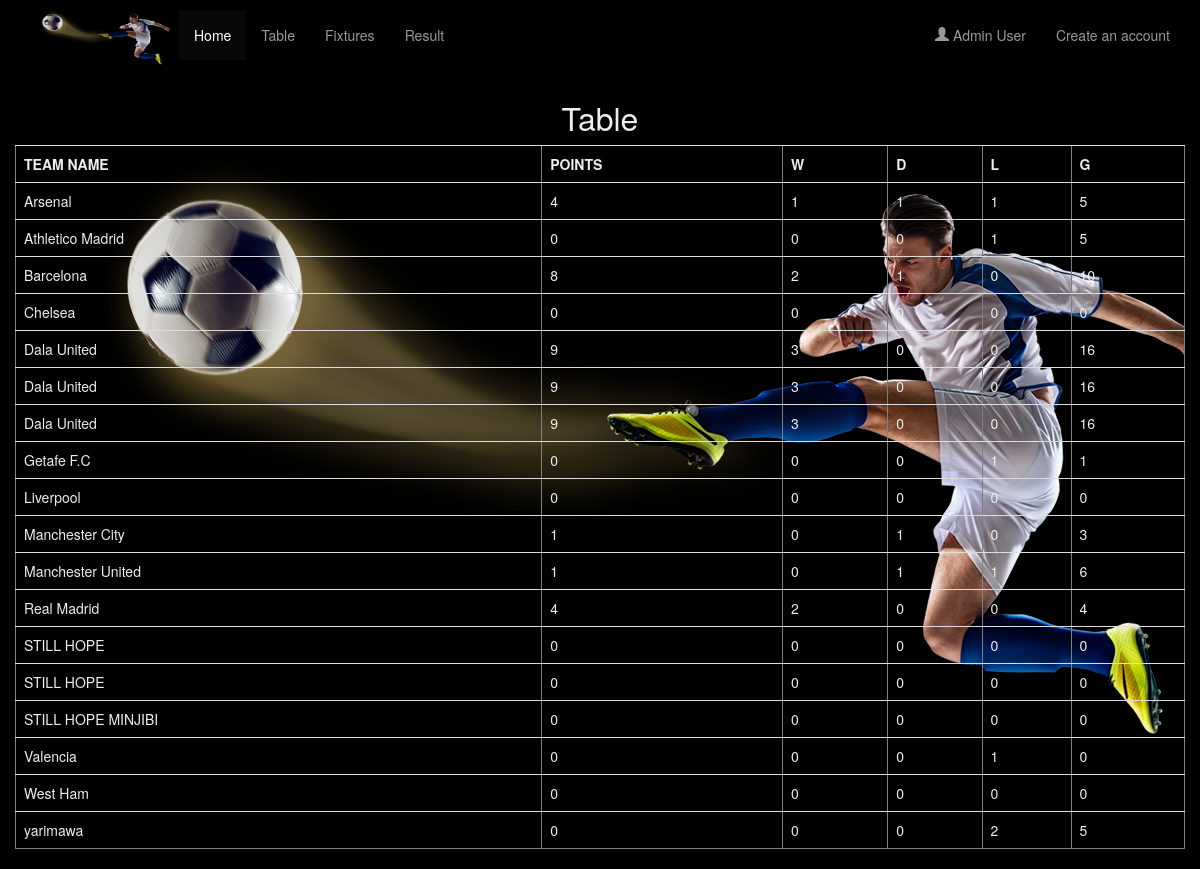
Page /table.php on the committed database.
### tables this page shows
CREATE TABLE IF NOT EXISTS `teams` (
  `id` int(4) NOT NULL AUTO_INCREMENT,
  `name` varchar(30) NOT NULL,
  `coach` varchar(50) NOT NULL,
  `points` varchar(3) NOT NULL DEFAULT '0',
  `w` varchar(3) NOT NULL DEFAULT '0',
  `d` varchar(3) NOT NULL DEFAULT '0',
  `l` varchar(3) NOT NULL DEFAULT '0',
  `gs` varchar(3) NOT NULL DEFAULT '0',
  PRIMARY KEY (`id`)
);

### table.php (the view, shortened to what this page needs)
<?php
require("includes/connection.inc.php");
$query = $db->query("SELECT * FROM teams ORDER BY name ");
?>
<!DOCTYPE html>
<html>
<?php
include 'head.php';
include 'nav.php';
?>
<body style="background: #000">
<div class="container" style="margin-top: 80px;background: url('includes/img/footballer.png')center no-repeat;color:#eee; ">
	<h2 align="center" style="font: tahoma">Table</h2>
	<?php
		echo "<table class='table table-hover '   border='1' style='border-collapse:collapse;cell-padding:10px;'>
				<tr>
				<th>TEAM NAME</th><th>POINTS</th><th>W</th><th>D</th><th>L</th><th>G</th>
				</tr>";
		while($row = $query->fetch_row()){
			echo "<tr>
					<td>".$row[1]."</td><td>".$row[3]."</td><td>".$row[4]."</td><td>".$row[5]."</td><td>".$row[6]."</td><td>".$row[7]."</td>
					</tr>";
		}
		echo "</table>";
	?>
</div>
</body>
</html>

### stylesheets/style.css (style rules this page uses)
body { background-color:white; }
th, td { padding:10px; }

### includes/css/styles.css (style rules this page uses)
.container { margin-top: 10px; }
body { background-color: transparent; }
body { -webkit-font-smoothing: antialiased; text-rendering: optimizelegibility; }
body { background-color: #eaece3; }

### rows in the picture
teams: name "Arsenal", points "4", w "1", d "1", l "1", gs "5"
teams: name "Athletico Madrid", points "0", w "0", d "0", l "1", gs "5"
teams: name "Barcelona", points "8", w "2", d "1", l "0", gs "10"
teams: name "Chelsea", points "0", w "0", d "0", l "0", gs "0"
teams: name "Dala United", points "9", w "3", d "0", l "0", gs "16"
teams: name "Dala United", points "9", w "3", d "0", l "0", gs "16"
teams: name "Dala United", points "9", w "3", d "0", l "0", gs "16"
teams: name "Getafe F.C", points "0", w "0", d "0", l "1", gs "1"
teams: name "Liverpool", points "0", w "0", d "0", l "0", gs "0"
teams: name "Manchester City", points "1", w "0", d "1", l "0", gs "3"
teams: name "Manchester United", points "1", w "0", d "1", l "1", gs "6"
teams: name "Real Madrid", points "4", w "2", d "0", l "0", gs "4"
teams: name "STILL HOPE", points "0", w "0", d "0", l "0", gs "0"
teams: name "STILL HOPE", points "0", w "0", d "0", l "0", gs "0"
teams: name "STILL HOPE MINJIBI", points "0", w "0", d "0", l "0", gs "0"
teams: name "Valencia", points "0", w "0", d "0", l "1", gs "0"
teams: name "West Ham", points "0", w "0", d "0", l "0", gs "0"
teams: name "yarimawa", points "0", w "0", d "0", l "2", gs "5"
